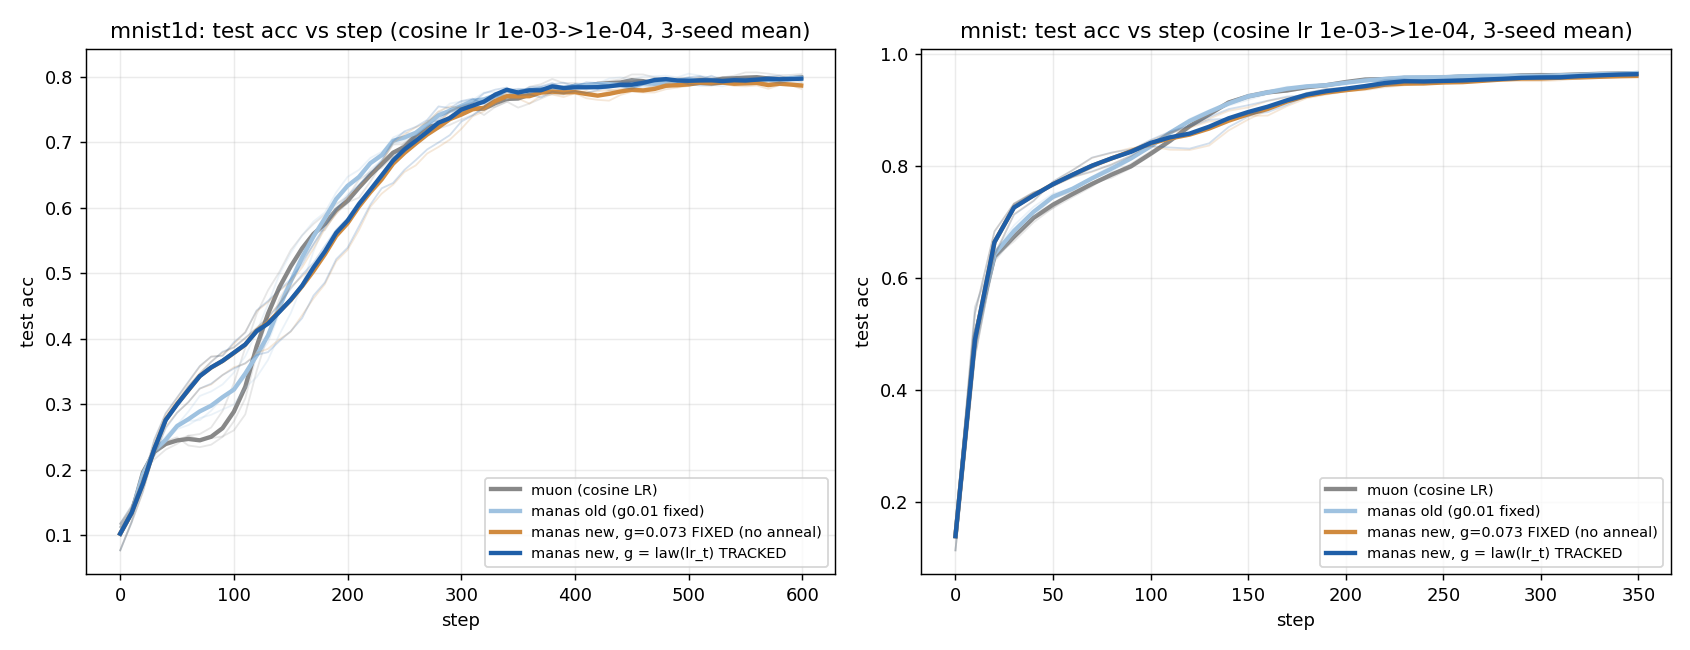

Python code for this plot:
# Acc-evolution companion to speed_mnist.py, all arms on a COSINE LR schedule (lr0 1e-3 ->
# 1e-4): muon vs OLD manas (gamma 0.01 fixed) vs NEW-FIXED (law gamma at lr0, constant -
# the endgame-bias demo) vs NEW-TRACKED (gamma recomputed from the CURRENT lr each step via
# the law - gamma decays as sqrt(lr), gamma_i tracks live). Out: speed_mnist_acc.png/json.
import json
import math
import os
import sys

HERE = os.path.dirname(os.path.abspath(__file__))
sys.path.insert(0, os.path.abspath(os.path.join(HERE, "..", "..")))
import numpy as np
import torch
import torch.nn.functional as F

from speed_mnist import DATA, MODEL, GA, MICRO, STEPS, SEEDS, DEV, law_gamma
from kernels.sm75.manas import ManasOptimizer

EVAL_EVERY = 10
LR0, LR_END = 1e-3, 1e-4


def lr_at(t, steps):
    return LR_END + (LR0 - LR_END) * 0.5 * (1 + math.cos(math.pi * t / steps))


def run(ds, seed, mode, x, y, xt, yt):
    """mode: 'muon' | 'old' (gamma 0.01 fixed) | 'newfix' (law gamma at lr0, fixed) |
    'newtrk' (gamma follows the law at the CURRENT lr, every step)."""
    torch.manual_seed(seed)
    model = MODEL[ds]().to(DEV)
    mats = [p for p in model.parameters() if p.ndim == 2]
    rest = [p for p in model.parameters() if p.ndim != 2]
    g0 = {"muon": 0.0, "old": 0.01, "newfix": law_gamma(LR0), "newtrk": law_gamma(LR0)}[mode]
    kw = (dict(micro_vote=True, probe_rho=1.0, probe_rho_step=0.96,
               probe_gamma=g0, probe_rank=8) if mode != "muon" else dict(probe_gamma=0.0))
    opt = ManasOptimizer(mats, lr=LR0, weight_decay=0.01, **kw)
    aux = torch.optim.AdamW(rest, lr=LR0, weight_decay=0.01)
    g = torch.Generator().manual_seed(seed)
    steps, accs, evsteps = STEPS[ds], [], []
    for t in range(steps):
        lr_t = lr_at(t, steps)
        for grp in list(opt.param_groups) + list(aux.param_groups):
            grp["lr"] = lr_t
        if mode == "newtrk":
            opt.probe_gamma = law_gamma(lr_t)     # gamma follows the law; gamma_i tracks live
        opt.zero_grad(set_to_none=True); aux.zero_grad(set_to_none=True)
        for m in range(GA):
            idx = torch.randint(0, x.shape[0], (MICRO,), generator=g).to(DEV)
            with opt.probe():
                (F.cross_entropy(model(x[idx]), y[idx]) / GA).backward()
            opt.vote()
        opt.step(); aux.step()
        if t % EVAL_EVERY == 0 or t == steps - 1:
            with torch.no_grad():
                accs.append((model(xt).argmax(-1) == yt).float().mean().item())
            evsteps.append(t)
    return evsteps, accs


if __name__ == "__main__":
    ARMS = (("muon", "#888888"), ("old", "#9fc2e0"),
            ("newfix", "#d08a3e"), ("newtrk", "#1f5fa8"))
    out = {}
    for ds in ("mnist1d", "mnist"):
        print(f"=== {ds} ===", flush=True)
        x, y, xt, yt = [t.to(DEV) for t in DATA[ds]()]
        out[ds] = {a: [] for a, _ in ARMS}
        for sd in SEEDS:
            for name, _ in ARMS:
                ev, accs = run(ds, sd, name, x, y, xt, yt)
                out[ds][name].append(accs)
                print(f"  seed {sd} {name}: final acc {accs[-1]:.3f}", flush=True)
        out[ds]["steps"] = ev
    with open(os.path.join(HERE, "speed_mnist_acc.json"), "w") as f:
        json.dump(out, f)

    import matplotlib
    matplotlib.use("Agg")
    import matplotlib.pyplot as plt
    fig, axes = plt.subplots(1, 2, figsize=(13, 5))
    LABELS = {"muon": "muon (cosine LR)", "old": "manas old (g0.01 fixed)",
              "newfix": f"manas new, g={law_gamma(LR0):.3f} FIXED (no anneal)",
              "newtrk": "manas new, g = law(lr_t) TRACKED"}
    for ax, ds in zip(axes, ("mnist1d", "mnist")):
        ev = out[ds]["steps"]
        for name, color in ARMS:
            a = np.array(out[ds][name])
            for row in a:
                ax.plot(ev, row, color=color, alpha=0.20, lw=1)
            ax.plot(ev, a.mean(0), color=color, lw=2.4, label=LABELS[name])
        ax.set_title(f"{ds}: test acc vs step (cosine lr {LR0:.0e}->{LR_END:.0e}, 3-seed mean)")
        ax.set_xlabel("step"); ax.set_ylabel("test acc")
        ax.legend(loc="lower right", fontsize=8); ax.grid(alpha=0.25)
    fig.tight_layout()
    fig.savefig(os.path.join(HERE, "speed_mnist_acc.png"), dpi=130)
    print("wrote speed_mnist_acc.png/json", flush=True)
